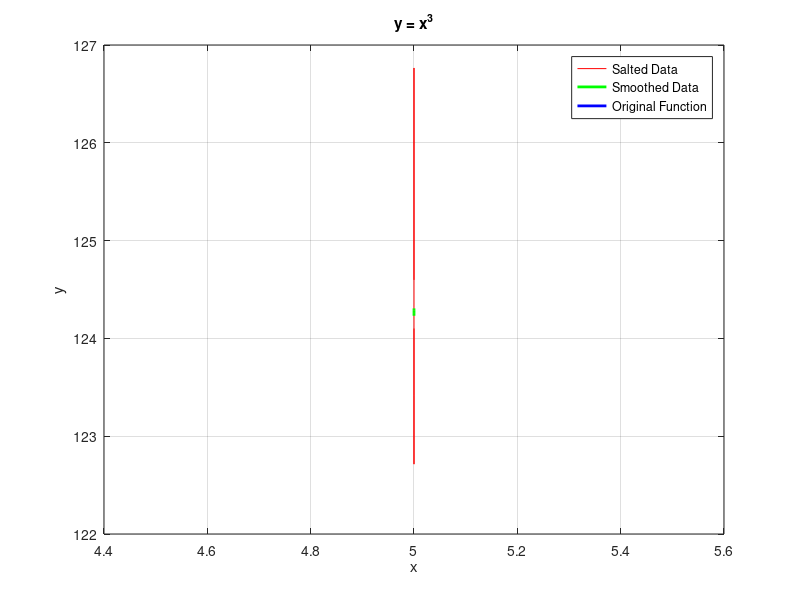

Recreate this plot in MATLAB.
function plotx3Smooth()
    lowerBound = input('Enter lower bound: ');
    upperBound = input('Enter upper bound: ');
    points = input('How many points?: ');
    saltRange = input('Salt intensity?: ');
    window = input('Window size?: ');
    passes = input('Smoothing passes?: ')
    
    x = linspace(lowerBound, upperBound, points);
    y = x.^3;
    
    salt = saltRange * (rand(size(y)) - 0.5);
    ySalted = y + salt;
    
    ySmoothed = ySalted;
    for i = 1:passes
        ySmoothed = movmean(ySmoothed, window);
    end

    % Salted Function
    plot(x, ySalted, 'r', 'DisplayName', 'Salted Data');
    hold on;

    % Smooth Function
    plot(x, ySmoothed, 'g-', 'LineWidth', 2, 'DisplayName', 'Smoothed Data');

    % Original Function
    plot(x, y, 'b-', 'LineWidth', 2, 'DisplayName', 'Original Function');

    grid on;
    xlabel('x');
    ylabel('y');
    title('y = x^3');
    legend('show');
    hold off;
end
